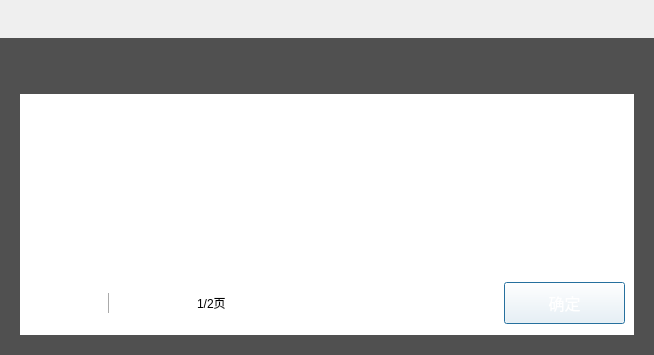
<?xml version="1.0" encoding="UTF-8"?>
<ui version="4.0">
 <class>BCSSendDownDlg</class>
 <widget class="QDialog" name="BCSSendDownDlg">
  <property name="geometry">
   <rect>
    <x>0</x>
    <y>0</y>
    <width>654</width>
    <height>355</height>
   </rect>
  </property>
  <property name="windowTitle">
   <string>Dialog</string>
  </property>
  <layout class="QVBoxLayout" name="verticalLayout">
   <property name="spacing">
    <number>0</number>
   </property>
   <property name="leftMargin">
    <number>0</number>
   </property>
   <property name="topMargin">
    <number>0</number>
   </property>
   <property name="rightMargin">
    <number>0</number>
   </property>
   <property name="bottomMargin">
    <number>0</number>
   </property>
   <item>
    <widget class="TitleBarWidget" name="titleWidget" native="true">
     <property name="minimumSize">
      <size>
       <width>0</width>
       <height>38</height>
      </size>
     </property>
     <property name="maximumSize">
      <size>
       <width>16777215</width>
       <height>38</height>
      </size>
     </property>
    </widget>
   </item>
   <item>
    <widget class="QWidget" name="skinWidget" native="true">
     <property name="styleSheet">
      <string notr="true">QWidget#skinWidget{
	background-color:#505050;
}</string>
     </property>
     <layout class="QVBoxLayout" name="verticalLayout_2">
      <property name="spacing">
       <number>0</number>
      </property>
      <property name="leftMargin">
       <number>20</number>
      </property>
      <property name="topMargin">
       <number>20</number>
      </property>
      <property name="rightMargin">
       <number>20</number>
      </property>
      <property name="bottomMargin">
       <number>20</number>
      </property>
      <item>
       <widget class="BCSSendDownTitleWidget" name="widget_4" native="true">
        <property name="minimumSize">
         <size>
          <width>0</width>
          <height>36</height>
         </size>
        </property>
       </widget>
      </item>
      <item>
       <widget class="BCSSendDownListView" name="listView">
        <property name="minimumSize">
         <size>
          <width>0</width>
          <height>0</height>
         </size>
        </property>
        <property name="maximumSize">
         <size>
          <width>16777215</width>
          <height>16777215</height>
         </size>
        </property>
        <property name="focusPolicy">
         <enum>Qt::NoFocus</enum>
        </property>
        <property name="styleSheet">
         <string notr="true">QListView{
	border:none;
	background-color: #ffffff;
}
</string>
        </property>
        <property name="verticalScrollBarPolicy">
         <enum>Qt::ScrollBarAlwaysOff</enum>
        </property>
        <property name="horizontalScrollBarPolicy">
         <enum>Qt::ScrollBarAlwaysOff</enum>
        </property>
       </widget>
      </item>
      <item>
       <widget class="QWidget" name="widget" native="true">
        <property name="minimumSize">
         <size>
          <width>0</width>
          <height>64</height>
         </size>
        </property>
        <property name="maximumSize">
         <size>
          <width>16777215</width>
          <height>64</height>
         </size>
        </property>
        <property name="styleSheet">
         <string notr="true">background-color: #ffffff;;</string>
        </property>
        <layout class="QHBoxLayout" name="horizontalLayout">
         <property name="spacing">
          <number>0</number>
         </property>
         <property name="leftMargin">
          <number>0</number>
         </property>
         <property name="topMargin">
          <number>0</number>
         </property>
         <property name="rightMargin">
          <number>9</number>
         </property>
         <property name="bottomMargin">
          <number>0</number>
         </property>
         <item>
          <widget class="QPushButton" name="lastPageButton">
           <property name="minimumSize">
            <size>
             <width>87</width>
             <height>37</height>
            </size>
           </property>
           <property name="maximumSize">
            <size>
             <width>87</width>
             <height>37</height>
            </size>
           </property>
           <property name="focusPolicy">
            <enum>Qt::NoFocus</enum>
           </property>
           <property name="styleSheet">
            <string notr="true">QPushButton
{
	border:none;
	background-image: url(:/saleImage/btn-up-nomal.png);
}

QPushButton:pressed
{
	background-image: url(:/saleImage/btn-up-pess.png);
}

QPushButton:disabled
{
background-image: url(:/saleImage/btn-up-disable.png);
}</string>
           </property>
           <property name="text">
            <string/>
           </property>
          </widget>
         </item>
         <item>
          <widget class="QFrame" name="frame">
           <property name="minimumSize">
            <size>
             <width>0</width>
             <height>22</height>
            </size>
           </property>
           <property name="maximumSize">
            <size>
             <width>16777215</width>
             <height>22</height>
            </size>
           </property>
           <property name="frameShape">
            <enum>QFrame::VLine</enum>
           </property>
           <property name="frameShadow">
            <enum>QFrame::Raised</enum>
           </property>
          </widget>
         </item>
         <item>
          <widget class="QPushButton" name="nextPageButton">
           <property name="minimumSize">
            <size>
             <width>87</width>
             <height>37</height>
            </size>
           </property>
           <property name="maximumSize">
            <size>
             <width>87</width>
             <height>37</height>
            </size>
           </property>
           <property name="focusPolicy">
            <enum>Qt::NoFocus</enum>
           </property>
           <property name="styleSheet">
            <string notr="true">QPushButton
{
	border:none;
	background-image: url(:/saleImage/btn-down-nomal.png);
}

QPushButton:pressed
{
	background-image: url(:/saleImage/btn-down-pess.png);
}

QPushButton:disabled
{
background-image: url(:/saleImage/btn-down-disabled.png);
}</string>
           </property>
           <property name="text">
            <string/>
           </property>
          </widget>
         </item>
         <item>
          <widget class="QLabel" name="pageLabel">
           <property name="maximumSize">
            <size>
             <width>410</width>
             <height>16777215</height>
            </size>
           </property>
           <property name="text">
            <string>1/2页</string>
           </property>
          </widget>
         </item>
         <item>
          <spacer name="horizontalSpacer">
           <property name="orientation">
            <enum>Qt::Horizontal</enum>
           </property>
           <property name="sizeHint" stdset="0">
            <size>
             <width>40</width>
             <height>20</height>
            </size>
           </property>
          </spacer>
         </item>
         <item>
          <widget class="QPushButton" name="confirmButton">
           <property name="sizePolicy">
            <sizepolicy hsizetype="Minimum" vsizetype="Minimum">
             <horstretch>0</horstretch>
             <verstretch>0</verstretch>
            </sizepolicy>
           </property>
           <property name="minimumSize">
            <size>
             <width>121</width>
             <height>42</height>
            </size>
           </property>
           <property name="maximumSize">
            <size>
             <width>16777215</width>
             <height>42</height>
            </size>
           </property>
           <property name="styleSheet">
            <string notr="true">QPushButton{
	font-size:16px;
	color:#ffffff;
	border-image: url(:/adjustPrice/orangeButton.png);
}

QPushButton:pressed{
	border-image: url(:/adjustPrice/OrangeButtonPress.png);
}

QPushButton:disabled{
	border-image: url(:/adjustPrice/buttonDisable.png);
}</string>
           </property>
           <property name="text">
            <string>确定</string>
           </property>
          </widget>
         </item>
        </layout>
       </widget>
      </item>
     </layout>
    </widget>
   </item>
  </layout>
 </widget>
 <customwidgets>
  <customwidget>
   <class>TitleBarWidget</class>
   <extends>QWidget</extends>
   <header>TitleBarWidget.h</header>
   <container>1</container>
  </customwidget>
  <customwidget>
   <class>BCSSendDownTitleWidget</class>
   <extends>QWidget</extends>
   <header>BCSSendDownTitleWidget.h</header>
   <container>1</container>
  </customwidget>
  <customwidget>
   <class>BCSSendDownListView</class>
   <extends>QListView</extends>
   <header>BCSSendDownListView.h</header>
  </customwidget>
 </customwidgets>
 <resources/>
 <connections/>
</ui>
